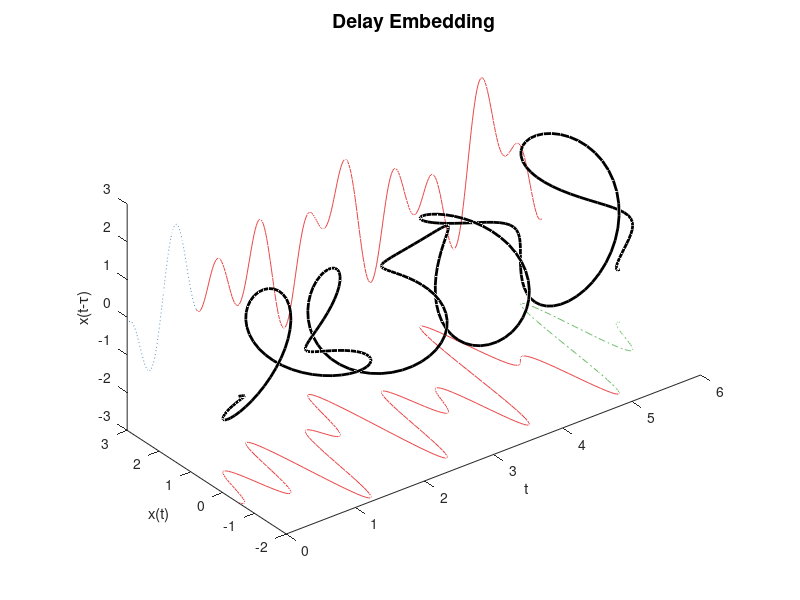
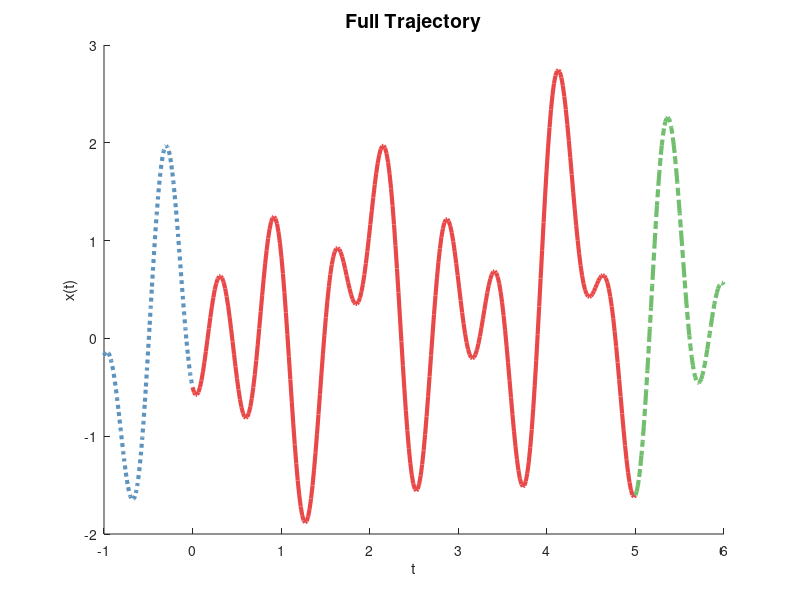
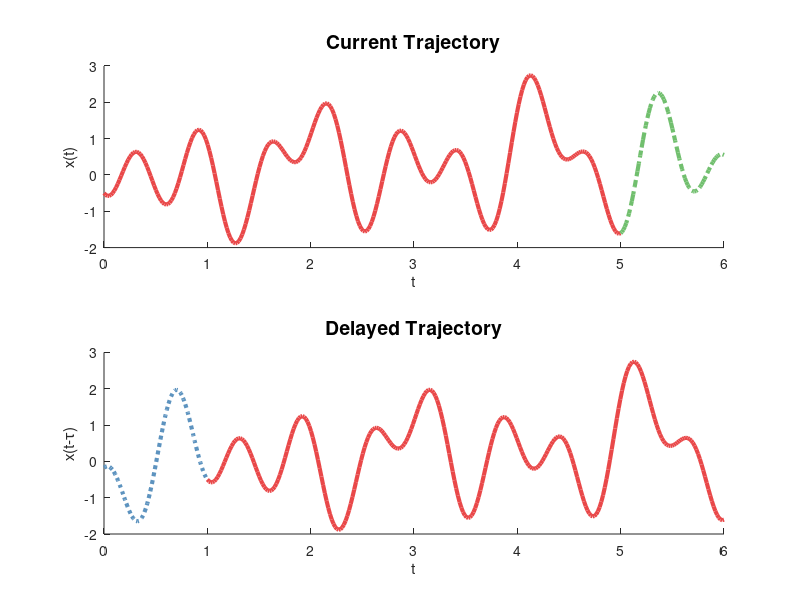

Here is the MATLAB script that generated these plots, in order:
%visualize component measures


%colors from linspecer
cn = [0.363921568627451,0.575529411764706,0.748392156862745];
cz = [0.915294117647059,0.281568627450980,0.287843137254902];
cp = [0.441568627450980,0.749019607843137,0.432156862745098];

T = 6;
tau = 1;
N = 300;

f = @(x) 1*(0.5 * cos(3*x) -  sin(5.5*x) + 0.3*sin(5*x) + sin(0.1*x) - cos(10*x));

%full time
t = linspace(0, T, N); 
x0 = f(t);
x1 = f(t - tau);

%components
tn = linspace(-tau, 0, N/4);
tz = linspace(0, T - tau, N);
tp = linspace(T-tau, T, N/4);

xn = f(tn);
xz = f(tz);
xp = f(tp);

%% Plotting
FS = 14; %font size of titles

figure(1)
clf
hold on
plot3(tz, xz, -3+zeros(size(tz)), 'color', cz)
plot3(tp, xp, -3+zeros(size(tp)), '-.','color', cp)
plot3(tz+tau, 3+zeros(size(tz)), xz, 'color', cz)
plot3(tn+tau, 3+zeros(size(tn)), xn, ':', 'color', cn)
plot3(t, x0, x1, 'k', 'LineWidth', 2)

view(3)
zlabel('x(t-\tau)')
ylabel('x(t)')
xlabel('t')
title('Delay Embedding', 'FontSize', FS)
pbaspect([6 3 3])
figure(3)
clf
hold on
plot(tn, xn,  ':','Color',  cn, 'LineWidth', 3)
plot(tz, xz, 'Color', cz, 'LineWidth', 3)
plot(tp, xp, '-.','Color', cp, 'LineWidth', 3)
% plot([0, 0], ylim, ':k', 'LineWidth', 2)
ylabel('x(t)')
xlabel('t')
title('Full Trajectory', 'FontSize', FS)


figure(4)
clf
subplot(2, 1, 1)
hold on
plot(tz, xz, 'Color', cz, 'LineWidth', 3)
plot(tp, xp, '-.', 'Color', cp, 'LineWidth', 3)
ylabel('x(t)')
xlabel('t')
title('Current Trajectory', 'FontSize', FS)

subplot(2, 1, 2)
hold on
plot(tn + tau, xn,  ':', 'Color', cn,'LineWidth', 3)
plot(tz + tau, xz, 'Color', cz, 'LineWidth', 3)
title('Delayed Trajectory', 'FontSize', FS)
ylabel('x(t-\tau)')
xlabel('t')